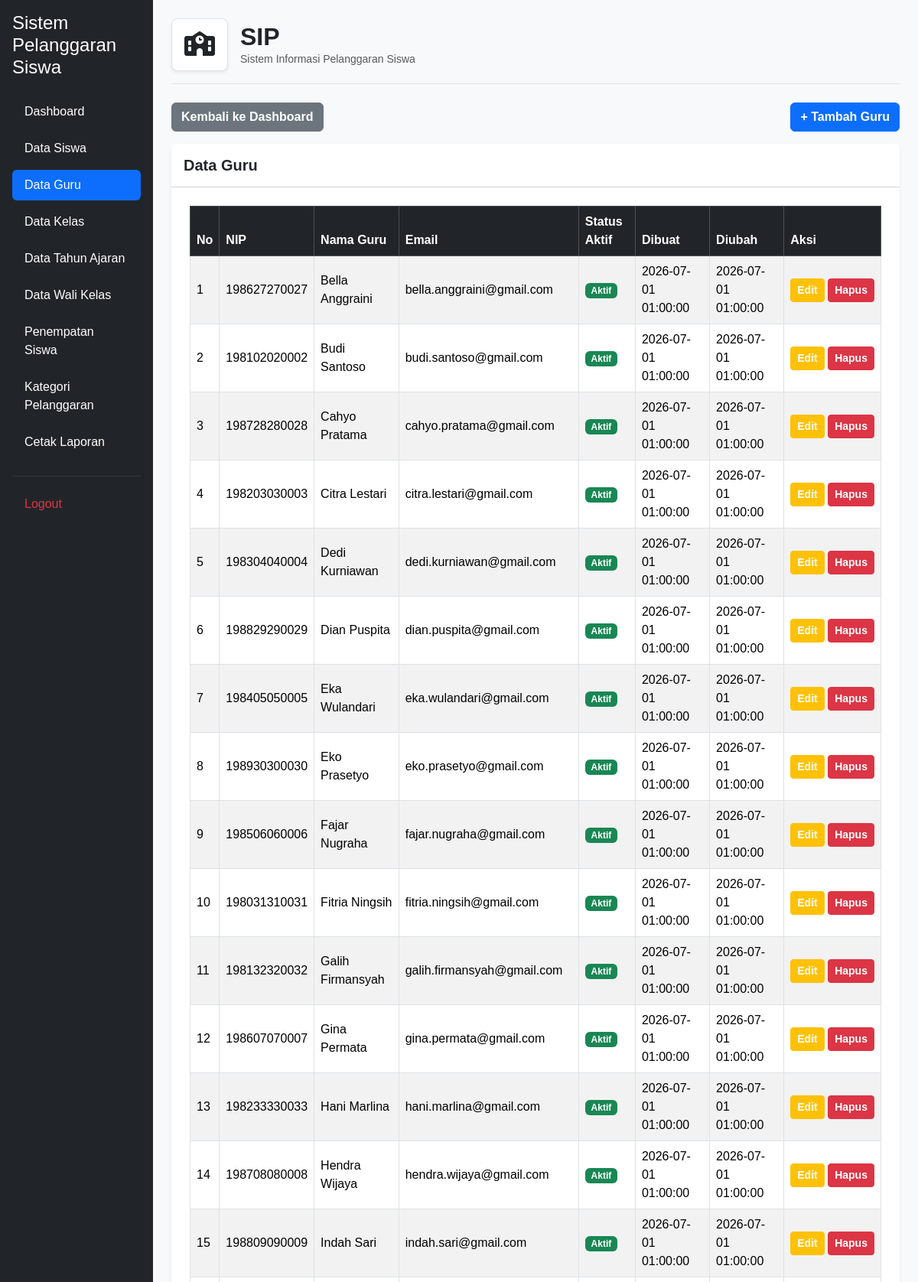
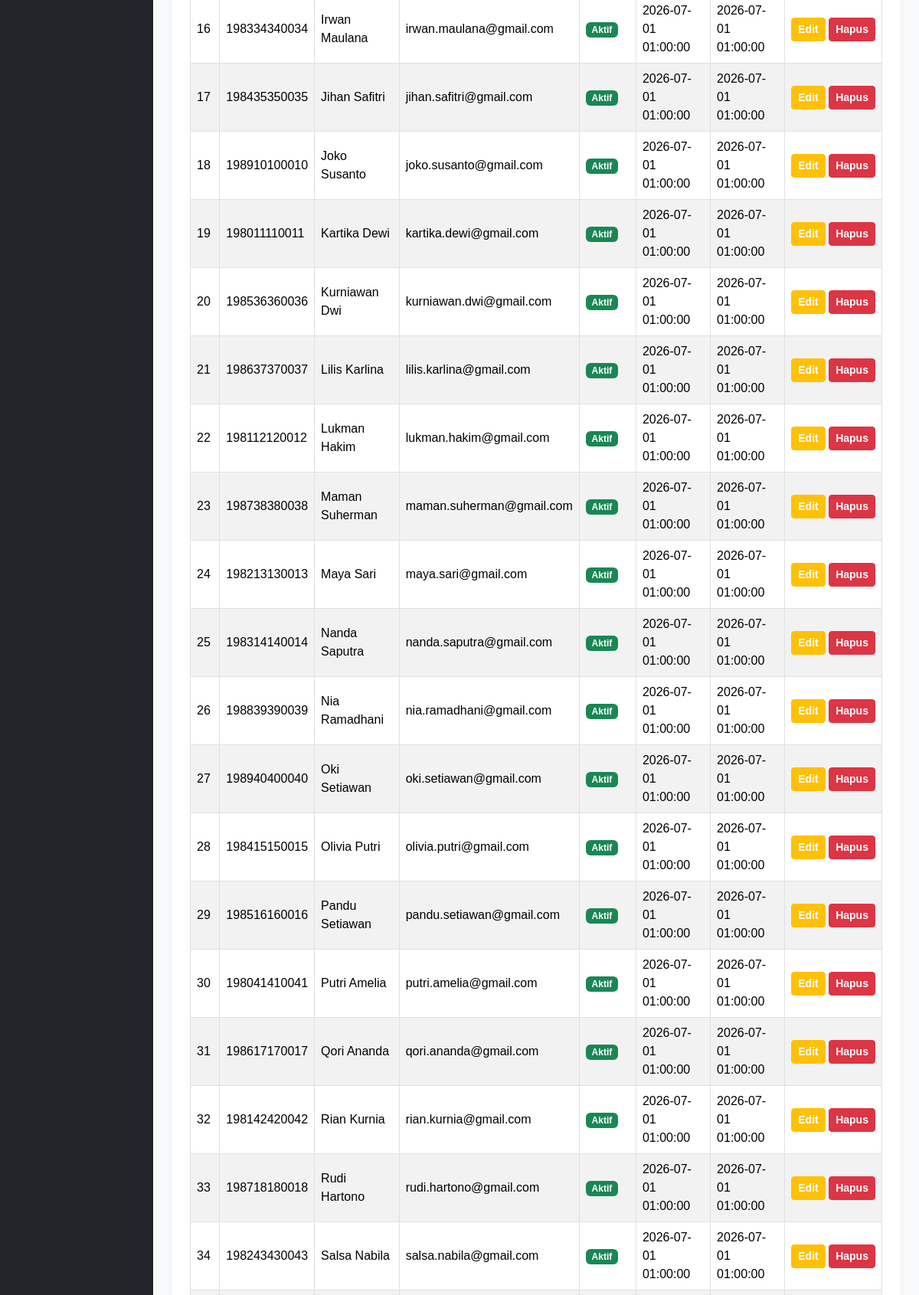
Screenshot of /guru/kelola_guru.php (signed in, upper part) with the database file from the repository (2 pictures, top to bottom).
### tables this page shows
CREATE TABLE `t_guru` (
  `id` int(11) NOT NULL,
  `nip` varchar(30) NOT NULL,
  `nama` varchar(150) DEFAULT NULL,
  `email` varchar(150) NOT NULL,
  `status_aktif` tinyint(1) NOT NULL,
  `user_id` int(11) NOT NULL,
  `created_at` timestamp NOT NULL DEFAULT current_timestamp(),
  `updated_at` timestamp NOT NULL DEFAULT current_timestamp()
);

### guru/kelola_guru.php (the view, shortened to what this page needs)
<?php
include '../config/koneksi.php';
$sql = "SELECT * FROM t_guru ORDER BY nama ASC";
$hasil = mysqli_query($koneksi, $sql);
?>
<!DOCTYPE html>
<html lang="id">
<head>
    <link href="https://cdn.jsdelivr.net/npm/bootstrap@5.3.3/dist/css/bootstrap.min.css" rel="stylesheet">
    <link rel="stylesheet" href="https://cdnjs.cloudflare.com/ajax/libs/font-awesome/6.4.0/css/all.min.css">
    <link href="https://cdn.datatables.net/2.3.4/css/dataTables.bootstrap5.min.css" rel="stylesheet">
    <link rel="stylesheet" href="../layout/style.css">
</head>
<body class="bg-light">
<div class="container-fluid">
    <div class="row">
        <?php include '../layout/sidebar.php'; ?>
        <main class="col-md-9 ms-sm-auto col-lg-10 p-4">
            <div class="d-flex align-items-center mb-4 pb-3 border-bottom">
                <div class="bg-white p-3 rounded-3 shadow-sm me-3 border">
                    <i class="fa-solid fa-school fs-2 text-dark"></i>
                </div>
                <div>
                    <h1 class="h2 fw-bold text-dark m-0">SIP</h1>
                    <p class="text-muted m-0 small">Sistem Informasi Pelanggaran Siswa</p>
                </div>
            </div>
            <div class="d-flex justify-content-between align-items-center mb-3">
                <a href="../dashboard.php" class="btn btn-secondary fw-semibold">
                    Kembali ke Dashboard
                </a>
                <a href="tambah_guru.php" class="btn btn-primary fw-semibold">
                    + Tambah Guru
                </a>
            </div>
            <div class="card shadow-sm border-0 rounded-3 mb-5">
                <div class="card-header bg-white py-3">
                    <h5 class="card-title m-0 fw-bold">Data Guru</h5>
                </div>
                <div class="card-body p-4">
                    <div class="table-responsive">
                        <table id="tabelGuru" class="table table-striped table-bordered table-hover align-middle w-100">
                            <thead class="table-dark">
                                <tr>
                                    <th>No</th>
                                    <th>NIP</th>
                                    <th>Nama Guru</th>
                                    <th>Email</th>
                                    <th>Status Aktif</th>
                                    <th>Dibuat</th>
                                    <th>Diubah</th>
                                    <th>Aksi</th>
                                </tr>
                            </thead>
                            <tbody>
                                <?php
                                $no = 1;
                                while ($row = mysqli_fetch_assoc($hasil)) { ?>
                                    <tr>
                                        <td><?= $no++ ?></td>
                                        <td><?= htmlspecialchars($row['nip'] ?? '') ?></td>
                                        <td><?= htmlspecialchars($row['nama'] ?? '') ?></td>
                                        <td><?= htmlspecialchars($row['email'] ?? '') ?></td>
                                        <td>
                                            <?php if ($row['status_aktif'] == 1) { ?>
                                                <span class="badge bg-success">Aktif</span>
                                            <?php } else { ?>
                                                <span class="badge bg-secondary">Tidak Aktif</span>
                                            <?php } ?>
                                        </td>
                                        <td><?= htmlspecialchars($row['created_at'] ?? '') ?></td>
                                        <td><?= htmlspecialchars($row['updated_at'] ?? '') ?></td>
                                        <td class="text-nowrap">
                                            <a href="edit_guru.php?id=<?= urlencode($row['id']) ?>"
                                               class="btn btn-warning btn-sm fw-semibold text-white">
                                                Edit
                                            </a>
                                            <a href="hapus_guru.php?id=<?= urlencode($row['id']) ?>"
                                               class="btn btn-danger btn-sm fw-semibold"
                                               onclick="return confirm('Yakin ingin menghapus data guru ini?');">
                                                Hapus
                                            </a>
                                        </td>
                                    </tr>
                                <?php } ?>
                            </tbody>
                        </table>
                    </div>
                </div>
            </div>
        </main>
    </div>
</div>
</body>
</html>

### layout/style.css (style rules this page uses)
:root { --primary: #3659d9; --navy: #17233f; --background: #f4f6fb; --text-muted: #778198; --border: #e8ecf4; }
* { box-sizing: border-box; }
body { margin: 0; font-family: 'Poppins', sans-serif; background: var(--background); color: var(--navy); }

### rows the page displays
t_guru: nip "198627270027", nama "Bella Anggraini", email "bella.anggraini@gmail.com", status_aktif "Aktif", created_at "2026-07-01 01:00:00", updated_at "2026-07-01 01:00:00"
t_guru: nip "198102020002", nama "Budi Santoso", email "budi.santoso@gmail.com", status_aktif "Aktif", created_at "2026-07-01 01:00:00", updated_at "2026-07-01 01:00:00"
t_guru: nip "198728280028", nama "Cahyo Pratama", email "cahyo.pratama@gmail.com", status_aktif "Aktif", created_at "2026-07-01 01:00:00", updated_at "2026-07-01 01:00:00"
t_guru: nip "198203030003", nama "Citra Lestari", email "citra.lestari@gmail.com", status_aktif "Aktif", created_at "2026-07-01 01:00:00", updated_at "2026-07-01 01:00:00"
t_guru: nip "198304040004", nama "Dedi Kurniawan", email "dedi.kurniawan@gmail.com", status_aktif "Aktif", created_at "2026-07-01 01:00:00", updated_at "2026-07-01 01:00:00"
t_guru: nip "198829290029", nama "Dian Puspita", email "dian.puspita@gmail.com", status_aktif "Aktif", created_at "2026-07-01 01:00:00", updated_at "2026-07-01 01:00:00"
t_guru: nip "198405050005", nama "Eka Wulandari", email "eka.wulandari@gmail.com", status_aktif "Aktif", created_at "2026-07-01 01:00:00", updated_at "2026-07-01 01:00:00"
t_guru: nip "198930300030", nama "Eko Prasetyo", email "eko.prasetyo@gmail.com", status_aktif "Aktif", created_at "2026-07-01 01:00:00", updated_at "2026-07-01 01:00:00"
t_guru: nip "198506060006", nama "Fajar Nugraha", email "fajar.nugraha@gmail.com", status_aktif "Aktif", created_at "2026-07-01 01:00:00", updated_at "2026-07-01 01:00:00"
t_guru: nip "198031310031", nama "Fitria Ningsih", email "fitria.ningsih@gmail.com", status_aktif "Aktif", created_at "2026-07-01 01:00:00", updated_at "2026-07-01 01:00:00"
t_guru: nip "198132320032", nama "Galih Firmansyah", email "galih.firmansyah@gmail.com", status_aktif "Aktif", created_at "2026-07-01 01:00:00", updated_at "2026-07-01 01:00:00"
t_guru: nip "198607070007", nama "Gina Permata", email "gina.permata@gmail.com", status_aktif "Aktif", created_at "2026-07-01 01:00:00", updated_at "2026-07-01 01:00:00"
t_guru: nip "198233330033", nama "Hani Marlina", email "hani.marlina@gmail.com", status_aktif "Aktif", created_at "2026-07-01 01:00:00", updated_at "2026-07-01 01:00:00"
t_guru: nip "198708080008", nama "Hendra Wijaya", email "hendra.wijaya@gmail.com", status_aktif "Aktif", created_at "2026-07-01 01:00:00", updated_at "2026-07-01 01:00:00"
t_guru: nip "198809090009", nama "Indah Sari", email "indah.sari@gmail.com", status_aktif "Aktif", created_at "2026-07-01 01:00:00", updated_at "2026-07-01 01:00:00"
t_guru: nip "198334340034", nama "Irwan Maulana", email "irwan.maulana@gmail.com", status_aktif "Aktif", created_at "2026-07-01 01:00:00", updated_at "2026-07-01 01:00:00"
t_guru: nip "198435350035", nama "Jihan Safitri", email "jihan.safitri@gmail.com", status_aktif "Aktif", created_at "2026-07-01 01:00:00", updated_at "2026-07-01 01:00:00"
t_guru: nip "198910100010", nama "Joko Susanto", email "joko.susanto@gmail.com", status_aktif "Aktif", created_at "2026-07-01 01:00:00", updated_at "2026-07-01 01:00:00"
t_guru: nip "198011110011", nama "Kartika Dewi", email "kartika.dewi@gmail.com", status_aktif "Aktif", created_at "2026-07-01 01:00:00", updated_at "2026-07-01 01:00:00"
t_guru: nip "198536360036", nama "Kurniawan Dwi", email "kurniawan.dwi@gmail.com", status_aktif "Aktif", created_at "2026-07-01 01:00:00", updated_at "2026-07-01 01:00:00"
t_guru: nip "198637370037", nama "Lilis Karlina", email "lilis.karlina@gmail.com", status_aktif "Aktif", created_at "2026-07-01 01:00:00", updated_at "2026-07-01 01:00:00"
t_guru: nip "198112120012", nama "Lukman Hakim", email "lukman.hakim@gmail.com", status_aktif "Aktif", created_at "2026-07-01 01:00:00", updated_at "2026-07-01 01:00:00"
t_guru: nip "198738380038", nama "Maman Suherman", email "maman.suherman@gmail.com", status_aktif "Aktif", created_at "2026-07-01 01:00:00", updated_at "2026-07-01 01:00:00"
t_guru: nip "198213130013", nama "Maya Sari", email "maya.sari@gmail.com", status_aktif "Aktif", created_at "2026-07-01 01:00:00", updated_at "2026-07-01 01:00:00"
t_guru: nip "198314140014", nama "Nanda Saputra", email "nanda.saputra@gmail.com", status_aktif "Aktif", created_at "2026-07-01 01:00:00", updated_at "2026-07-01 01:00:00"
t_guru: nip "198839390039", nama "Nia Ramadhani", email "nia.ramadhani@gmail.com", status_aktif "Aktif", created_at "2026-07-01 01:00:00", updated_at "2026-07-01 01:00:00"
t_guru: nip "198940400040", nama "Oki Setiawan", email "oki.setiawan@gmail.com", status_aktif "Aktif", created_at "2026-07-01 01:00:00", updated_at "2026-07-01 01:00:00"
t_guru: nip "198415150015", nama "Olivia Putri", email "olivia.putri@gmail.com", status_aktif "Aktif", created_at "2026-07-01 01:00:00", updated_at "2026-07-01 01:00:00"
t_guru: nip "198516160016", nama "Pandu Setiawan", email "pandu.setiawan@gmail.com", status_aktif "Aktif", created_at "2026-07-01 01:00:00", updated_at "2026-07-01 01:00:00"
t_guru: nip "198041410041", nama "Putri Amelia", email "putri.amelia@gmail.com", status_aktif "Aktif", created_at "2026-07-01 01:00:00", updated_at "2026-07-01 01:00:00"
t_guru: nip "198617170017", nama "Qori Ananda", email "qori.ananda@gmail.com", status_aktif "Aktif", created_at "2026-07-01 01:00:00", updated_at "2026-07-01 01:00:00"
t_guru: nip "198142420042", nama "Rian Kurnia", email "rian.kurnia@gmail.com", status_aktif "Aktif", created_at "2026-07-01 01:00:00", updated_at "2026-07-01 01:00:00"
t_guru: nip "198718180018", nama "Rudi Hartono", email "rudi.hartono@gmail.com", status_aktif "Aktif", created_at "2026-07-01 01:00:00", updated_at "2026-07-01 01:00:00"
t_guru: nip "198243430043", nama "Salsa Nabila", email "salsa.nabila@gmail.com", status_aktif "Aktif", created_at "2026-07-01 01:00:00", updated_at "2026-07-01 01:00:00"
